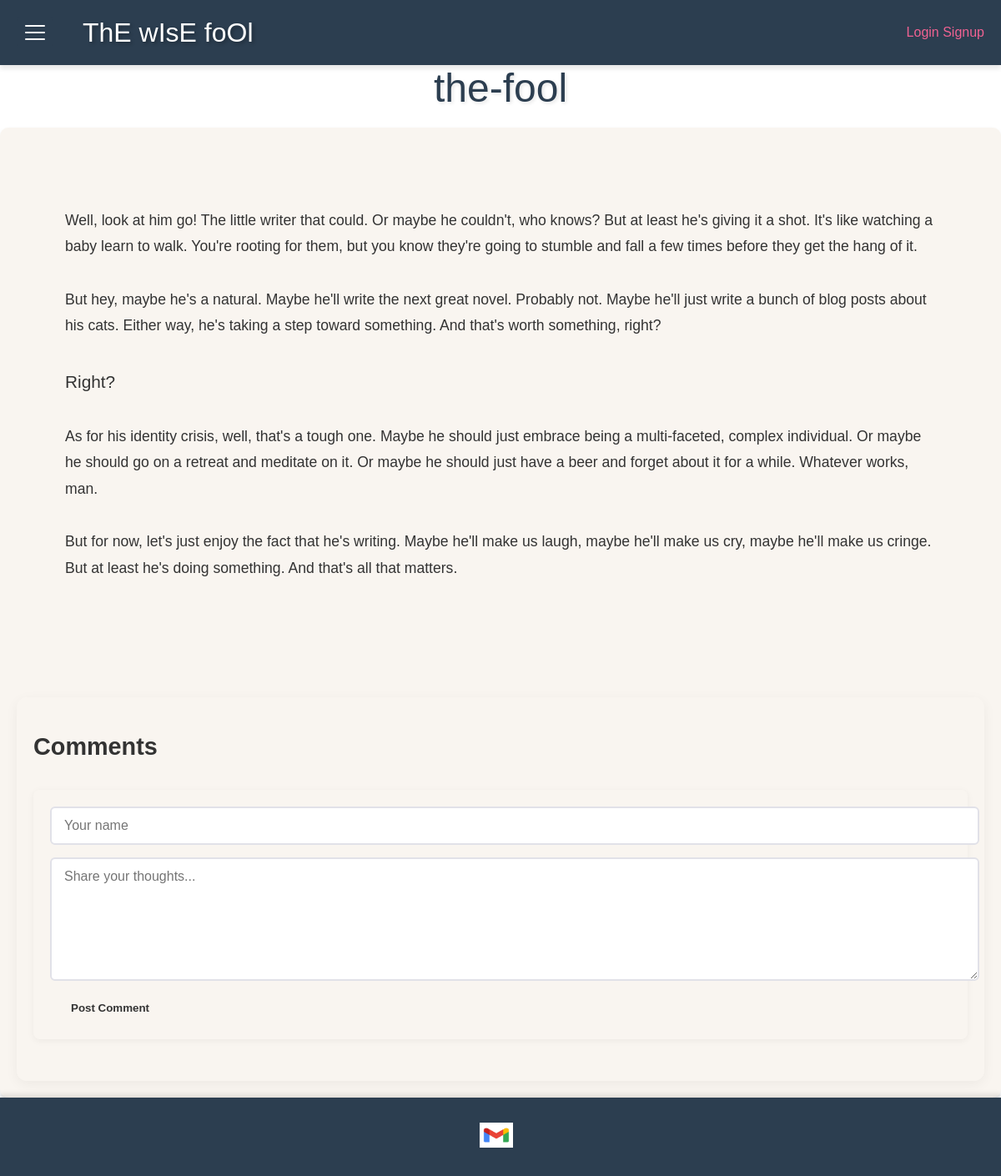
The page /article/the-fool on the database its author committed.
### tables this page shows
CREATE TABLE Article (article_name TEXT PRIMARY KEY, article_content TEXT, comments TEXT);

### views/article.py (the view)
@bp.route("/article/<title>")
def article(title):
    with current_app.app_context():
        article = Article().get(title)
        comments_str = article[2]
        comments = convert_str(comments_str)
        return render_template(
            "article.html",
            title=article[0],
            content=article[1],
            comments=comments,
        )

### app.py (called while the page is built)
@app.before_request
def store_next_url():
    if request.endpoint != "login.login" and request.endpoint != "static":
        session["next_url"] = request.url
        print(session["next_url"])

### models/article.py (called while the page is built)
    def get(self, title):
        query = "SELECT * FROM Article where article_name=?"
        param = (title,)
        article = self.execute_query(query, param)
        return article.fetchone()

### models/db.py (called while the page is built)
    def connect(self):
        try:
            self.conn = sqlite3.connect(self.db_path)
            self.cursor = self.conn.cursor()
            return self.conn
        except sqlite3.Error as e:
            print(f"Error connecting to database: {e}")
            raise

    def execute_query(self, query, params=None):
        try:
            if params:
                return self.cursor.execute(query, params)
            return self.cursor.execute(query)
        except sqlite3.Error as e:
            print(f"Error executing query: {e}")
            raise

### views/article.py (called while the page is built)
def convert_str(comments):
    if comments is None:
        return []
    try:
        return literal_eval(comments)
    except (ValueError, SyntaxError):
        return []

### template/article.html (shortened to what this page needs)
{% extends 'base.html' %}
{% block title %}
    {{title}}
{% endblock %}
{% block content %}
 {{content | safe}}
 <div class="comments">
    <h2>Comments</h2>
    <div class="add_comment">
        <form id="commentForm" action="{{url_for('add_comment.add_comment')}}" method="post">
            <input type="text" name="author" placeholder="Your name" required>
            <textarea name="content" placeholder="Share your thoughts..." required></textarea>
            <input type="submit" value="Post Comment">
        </form>
    </div>
</div>
{% endblock %}

### template/base.html (shortened to what this page needs)
<!DOCTYPE html>
<html lang="en">
<head>
    <link rel="stylesheet" type="text/css" href="{{url_for('static',filename='styling/custom.css')}}">
    <link rel="stylesheet" type="text/css" href="{{url_for('static',filename='styling/body.css')}}">
    <link rel="stylesheet" type="text/css" href="{{url_for('static',filename='styling/articles.css')}}" media="print" onload="this.media='all'">
    <link rel="stylesheet" type="text/css" href="{{url_for('static',filename='styling/comments.css')}}" media="print" onload="this.media='all'">
    <link id="theme" rel="stylesheet" type="text/css" href="{{url_for('static',filename='styling/light.css')}}">
</head>
<body>
    <nav class="custom-navbar">
        <div class="custom-container">
          <div class="navbar-content">
            <div class="navbar-left">
              <button type="button" class="navbar-toggle" id="navbar-toggle">
                <div class="hamburger">
                  <span></span>
                  <span></span>
                  <span></span>
                </div>
              </button>
              <a class="navbar-brand" href="{{url_for('home.home')}}">ThE wIsE foOl</a>
            </div>
            <div class="navbar-right">
              <div class="auth-buttons">
                <a href="{{url_for('login.login')}}" class="auth-button login-button">
                   Login
                </a>
                <a href="{{url_for('register_user.register_user')}}" class="auth-button signup-button">
                   Signup
                </a>
              </div>
            </div>
          </div>
        </div>
      </nav>
    <div class="body-container">
        <div class="custom-title">
            {% block title %}
            {% endblock %}
        </div>
        <div class="content">
            {% block content %}
            {% endblock %}
        </div>
    </div>
    <footer class="custom-footer">
        <div class="socials">
            <div class="email"><a href="mailto:oddsthingshere@gmail.com" data-toggle="tooltip" data-placement="top" title="contact us"><img src="{{url_for('static',filename='images/email.jpg')}}" width="40" height="30" alt="email us here"></a></div>
        </div>
    </footer>
</body>
</html>

### static/styling/custom.css (style rules this page uses)
.custom-navbar { background-color: #2c3e50; border: none; border-radius: 0; margin-bottom: 0; box-shadow: 0 4px 6px rgba(0, 0, 0, 0.1); }
.custom-navbar .navbar-brand { font-family: 'Caveat', 'Shadows Into Light', 'zeyada', 'kalam', cursive, sans-serif; font-size: 2rem; color: #fff; text-shadow: 2px 2px 4px rgba(0, 0, 0, 0.3); }
.custom-navbar .navbar-content { display: flex; justify-content: space-between; align-items: center; }
.custom-navbar .navbar-left { display: flex; align-items: center; gap: 20px; }
.custom-navbar .navbar-right { display: flex; align-items: center; gap: 15px; }
.navbar-toggle { background-color: #2c3e50; border: none; cursor: pointer; padding: 10px; margin-right: 15px; }
.navbar-toggle .hamburger { width: 24px; height: 18px; position: relative; transform: rotate(0deg); transition: .5s ease-in-out; }
.navbar-toggle .hamburger span { display: block; position: absolute; height: 2px; width: 100%; background: #ffffff; border-radius: 3px; transition: .25s ease-in-out; }
.navbar-toggle .hamburger span:nth-child(1) { top: 0px; }
.navbar-toggle .hamburger span:nth-child(2) { top: 8px; }
.navbar-toggle .hamburger span:nth-child(3) { top: 16px; }
.custom-navbar .navbar-toggle { border-color: #fff; }
.custom-container { padding: 20px; max-width: 1200px; margin: 0 auto; }
.custom-title { font-family: 'Caveat', 'Shadows Into Light', 'zeyada', 'kalam', cursive, sans-serif; font-size: 3rem; color: #2c3e50; text-align: center; margin-bottom: 20px; text-shadow: 2px 2px 4px rgba(0, 0, 0, 0.1); }
.content { padding: 20px; border-radius: 10px; box-shadow: 0 4px 6px rgba(0, 0, 0, 0.1); }
.content p { font-size: 1.1rem; line-height: 1.8; margin-bottom: 20px; }
.custom-footer { background-color: #2c3e50; color: #fff; text-align: center; padding: 20px 0; margin-top: auto; box-shadow: 0 -4px 6px rgba(0, 0, 0, 0.1); }
.custom-footer .socials { margin: 10px 0; }
.custom-footer .email img { width: 40px; height: 30px; transition: transform 0.3s ease; }

### static/styling/body.css (style rules this page uses)
body, html { height: 100%; display: flex; flex-direction: column; margin: 0; padding: 0; font-family: 'Kalam', 'Caveat', 'Shadows Into Light', cursive, sans-serif; font-size: 16px; }
p { padding: 5%; font-family: 'Kalam', 'Caveat', 'Shadows Into Light', cursive, sans-serif; font-size: 1.1rem ; line-height: 1.8; }
.socials { display: flex; flex-direction: row; justify-content: center; gap: 20px; margin: 20px 0; }
.socials img { margin-right: 10px; cursor: pointer; transition: transform 0.3s ease; }
a { font-family: 'Kalam', 'Caveat', 'Shadows Into Light', cursive, sans-serif; color: #2c3e50; text-decoration: none; transition: color 0.3s ease; }
button { background-color: #f1c40f; color: #2c3e50; border: none; border-radius: 5px; cursor: pointer; transition: background-color 0.3s ease, transform 0.3s ease; font-family: 'Caveat', 'Shadows Into Light', cursive, sans-serif; font-size: 1.1rem; }

### static/styling/light.css (style rules this page uses)
body { background-color: #fff ; color: #333 ; }
a, em { color: #f06292 ; transition: color 0.3s ease; }
p, li, h1, h2, h3, h4, h5, h6 { color: #333 ; }
h1, h2, h3, h4, h5, h6 { border-bottom: 1px solid #eee; font-family: 'Caveat', 'Shadows Into Light', cursive, sans-serif; }
footer { background-color: #f5f5f5 ; color: #777 ; box-shadow: 0 -4px 6px rgba(0, 0, 0, 0.1); }
input, textarea { background-color: #f7f4f4 ; color: #333 ; border: 1px solid #ddd ; border-radius: 5px; padding: 10px; }

### static/styling/articles.css (style rules this page uses)
.content { display: grid; grid-template-columns: repeat(1fr); gap: 20px; padding: 20px; background-color: #f9f5f0; border-radius: 10px; box-shadow: 0 4px 6px rgba(0, 0, 0, 0.1); }
.content { animation: fadeInArticles 0.8s ease-out; }

### rows shown on the page
Article: article_name "the-fool", article_content "Well, look at him go! The little writer that could. Or maybe he couldn't, who knows? But at least he's giving it a shot. It's like watching a baby learn to walk. You're rooting for them, but you know they're going to stumble and fall a few times before they get the hang of it. But hey, maybe he's a natural. Maybe he'll write the next great novel. Probably not. Maybe he'll just write a bunch of blog posts about his cats. Either way, he's taking a step toward something. And that's worth something, right? Right? As for his identity crisis, well, that's a tough one. Maybe he should just embrace being a multi-faceted, complex individual. Or maybe he should go on a retreat and meditate on it. Or…"
